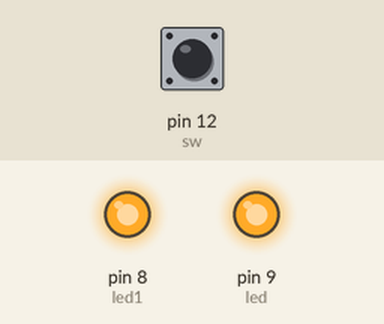
A sketch run on a simulated Arduino Uno, built with avr-gcc and run on an emulated ATmega328P. On the bench: output pins drawn as LEDs (lit = HIGH). The inputs (shaded band) are chosen by the test bench; at power-on: pin 12 (sw) HIGH.

Above: at 1.2 s.
1.3 s: pin 12 (sw) pulled LOW for 0.15 s
At 1.38 s:
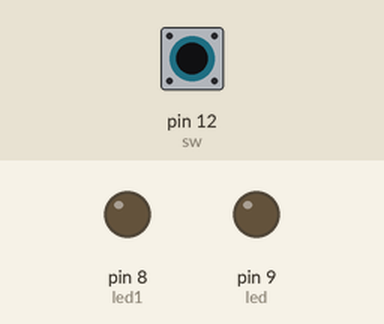
2.9 s: pin 12 (sw) pulled LOW for 3.2 s
At 6.11 s:
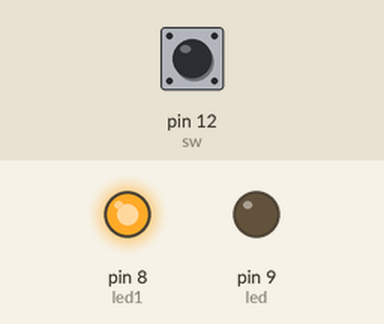
Timing chart, 0 to 7.6 s (numbered marks = the images above; inputs shaded):
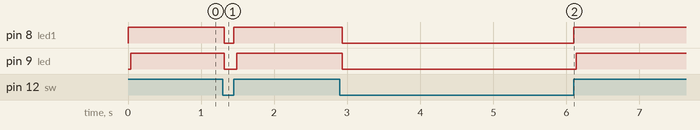

Measured:
- after the input at 1.3 s, pin 8 (led1): HIGH → LOW at once, → HIGH 0.13 s later; pin 9 (led): HIGH → LOW at once, → HIGH 0.17 s later
- after the input at 2.9 s, pin 8 (led1), pin 9 (led): HIGH → LOW at once, → HIGH 3.2 s later

The sketch:

practica1.ino
```cpp
int led=9;
int led1=8;
int i;
int sw=12;
int on=LOW;
void setup() {
  // put your setup code here, to run once:
  pinMode(led,OUTPUT);
  pinMode(led1,OUTPUT);
  pinMode(sw,INPUT);
}

void loop() {
  // put your main code here, to run repeatedly:

  on=digitalRead(sw);

    if(on==LOW){
       digitalWrite(led1,LOW);
       digitalWrite(led,LOW);
    }

    if(on==HIGH){
       digitalWrite(led1,HIGH);
       delay(40);
       digitalWrite(led,HIGH);
    }

  /*digitalWrite(sw,
digitalWrite(led,HIGH);
delay(50);
digitalWrite(led,LOW);
delay(20);
digitalWrite(led1,HIGH);
delay(100);
digitalWrite(led1,LOW);
delay(40);*/


}
```
